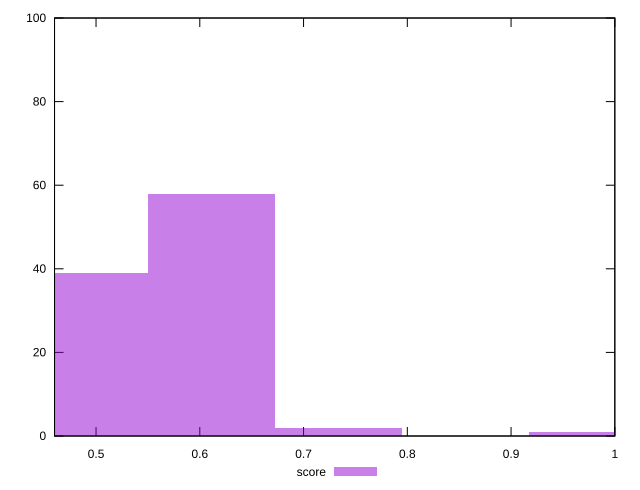

Reproduce this figure in gnuplot.
reset

$score <<EOF
0.4889971543497909 39
0.7334957315246864 2
0.6112464429372386 58
0.9779943086995818 1
EOF

set key outside below
set boxwidth 0.12224928858744773
set xrange [0.46:1]
set yrange [0:100]
set trange [0:100]
set style fill transparent solid 0.5 noborder
set terminal svg size 640, 490 enhanced background rgb 'white'
set output "report_00014_2021-02-09T15:56:05.503Z/render-blocking-resources/samples/pages+cached+noadtech+nomedia/score/histogram.svg"

plot $score title "score" with boxes

reset
